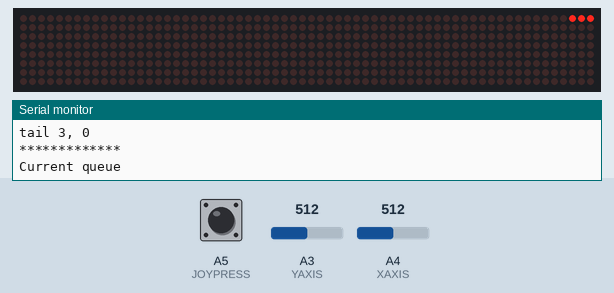
The sketch below on a simulated Arduino Uno, built with avr-gcc and run on an emulated ATmega328P. Shown: 64×8 LED matrix, the last lines printed to the serial monitor. The inputs (shaded band) are chosen by the test bench; at power-on: A4 (XAXIS) = 512, A3 (YAXIS) = 512, A5 (JOYPRESS) HIGH.

Above: at 1.2 s.
1.3 s: A4 (XAXIS) set to 5
At 3.4 s:
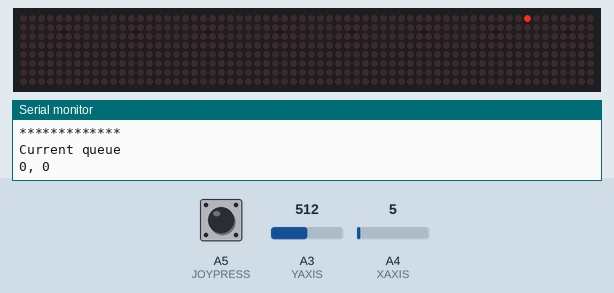
3.7 s: A3 (YAXIS) set to 997
5.2 s: A3 (YAXIS) set to 1016
At 5.64 s:
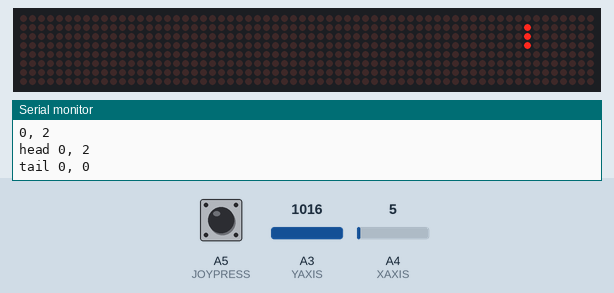
7.2 s: A4 (XAXIS) set to 998
8.7 s: A4 (XAXIS) set to 1023
At 9.1 s:
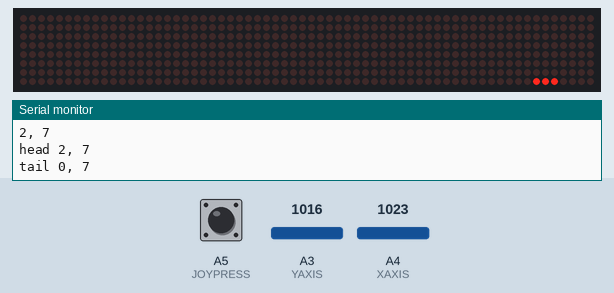
10.6 s: A3 (YAXIS) set to 5
At 11.14 s:
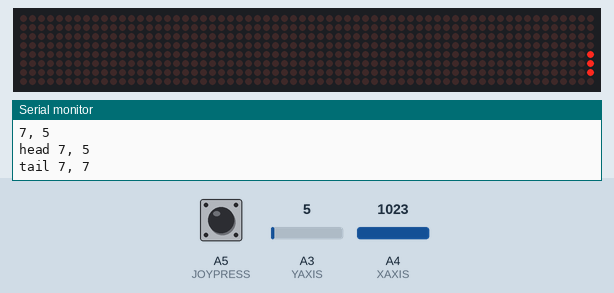
Timing chart, 0 to 13.6 s (numbered marks = the images above; inputs shaded):
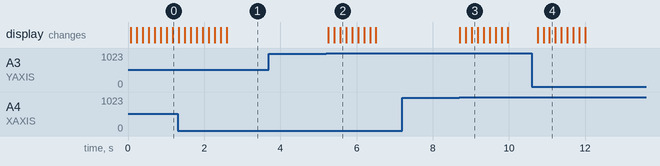

Measured:
- the behaviour switches between 1015 and 1016 on A3 (YAXIS) (found by bisection; images 1 and 2)
- the behaviour switches between 1015 and 1016 on A4 (XAXIS) (found by bisection; images 2 and 3)
- after the input at 1.3 s, the display: first differs from a run without the input after 0.19 s (image 1 shows a later state)
- after the input at 5.2 s, the display: first changes after 0.05 s (image 2 shows a later state)
- after the input at 8.7 s, the display: first changes at once (image 3 shows a later state)
- after the input at 10.6 s, the display: first changes after 0.15 s (image 4 shows a later state)

The sketch:

snAAkos.ino
```cpp
//snakeDir="same direction" as the direction before so if the jostick goes to normal the last direction is shown
#include <LedControl.h>

#define UP           0
#define RIGHT        1
#define DOWN         2
#define LEFT         3
#define NO_DIRECTION 5
#define DIN         A0
#define CS          A1
#define CLK         A2
#define YAXIS       A3
#define XAXIS       A4
#define JOYPRESS    A5
#define DELAY       75

#define MAX_QUEUE_SIZE 64

struct Coordinate {char x; char y;};

struct Queue3 {Coordinate a; Coordinate b; Coordinate c;};

struct Queue3Arr {
  Coordinate buffer[3];
};

struct FlexQueue {
  int size;
  Coordinate* buffer;
};


////////// BEGIN Queue3
Queue3 newQueue3(Coordinate a, Coordinate b, Coordinate c) {
  return Queue3 {a, b, c};
}

void pushQueue(Queue3* q, Coordinate coord) {
  q->c = q->b;
  q->b = q->a;
  q->a = coord;
}

Coordinate firstInQueue(Queue3* q) {
  return q->c;
}

Coordinate lastInQueue(Queue3* q) {
  return q->a;
}
////////// END Queue3


////////// BEGIN Queue3Arr
Queue3Arr newQueue3Arr(Coordinate a, Coordinate b, Coordinate c) {
  return Queue3Arr {{a, b, c}};
}

void pushQueueReference(Queue3Arr* q, Coordinate coord) {
  q->buffer[2] = q->buffer[1];
  q->buffer[1] = q->buffer[0];
  q->buffer[0] = coord;
}

void pushQueue(Queue3Arr* q, Coordinate coord) {
  for(int i = 2; i > 0; i--) {
    q->buffer[i] = q->buffer[i-1];
  }
  q->buffer[0] = coord;
}

Coordinate firstInQueue(Queue3Arr* q) {
  return q->buffer[2];
}

Coordinate lastInQueue(Queue3Arr* q) {
  return q->buffer[0];
}
////////// END Queue3Arr


////////// BEGIN FlexQueue
FlexQueue newFlexQueue(Coordinate* buffer) {
  return FlexQueue {0, buffer};
}

void pushQueue(FlexQueue* q, Coordinate coord) {
  for(int i = q->size; i > 0; i--) {
    q->buffer[i] = q->buffer[i-1];
  }
  q->buffer[0] = coord;
  q->size++;
}

void popQueue(FlexQueue* q) {
  q->size--;
}

Coordinate firstInQueue(FlexQueue* q) {
  return q->buffer[(q->size) - 1];
}

Coordinate lastInQueue(FlexQueue* q) {
  return q->buffer[0];
}

void printQueue(FlexQueue* q) {
  Serial.println("Current queue");
  for(int i = q->size - 1; i >= 0; i--) {
    Serial.print(q->buffer[i].x, DEC);
    Serial.print(", ");
    Serial.println(q->buffer[i].y, DEC);
  }
}

////////// END FlexQueue


int xValue;
int yValue;
int buttonValue;
int rotation;
int prevButtonValue;
int joyDirection;
int rawJoyDirection;
int addLen;
int snakeDir;
bool headyPlus;
bool headxPlus;
bool headyMinus;
bool headxMinus;
LedControl lc = LedControl(DIN, CLK, CS, 0);

// Queue3 snake;
// Queue3Arr snake;

Coordinate snakeBuffer[MAX_QUEUE_SIZE];
FlexQueue snake;

void setup() {
  pinMode(XAXIS, INPUT);
  pinMode(YAXIS, INPUT);
  pinMode(JOYPRESS, INPUT);
  digitalWrite(JOYPRESS, HIGH);
  digitalWrite(13, HIGH);
  lc.shutdown(0, false);
  lc.setIntensity(0, 0);
  lc.clearDisplay(0);
  Serial.begin(9600);

  // snake = newQueue3({0, 0}, {0, 0}, {0, 0});
  // snake = newQueue3Arr({0, 0}, {0, 0}, {0, 0});
  snake = newFlexQueue(snakeBuffer);
  pushQueue(&snake, Coordinate{ 0, 0 });
  pushQueue(&snake, Coordinate{ 0, 0 });
  pushQueue(&snake, Coordinate{ 0, 0 });

  printQueue(&snake);

  Serial.println("------------ setup done");
  Serial.println((int)snakeBuffer, HEX);
};

int convertJoyToRawDirection(int x, int y) {
  if      (y < 15  ) {return UP   ;}
  else if (x > 1015) {return RIGHT;}
  else if (y > 1015) {return DOWN ;}
  else if (x < 15  ) {return LEFT ;}
  else               {return NO_DIRECTION;}
}

int convertDirection(char rawJoyDirection, char rot) {
  if (rawJoyDirection == NO_DIRECTION) { return NO_DIRECTION; }
  return (rawJoyDirection + rot) % 4;
}

void ledOff(Coordinate coord) {lc.setLed(0, coord.y, coord.x, false);}
void ledOn (Coordinate coord) {lc.setLed(0, coord.y, coord.x, true );}

// TODO Get rid of magic numbers
bool atTopBorder  (Coordinate coord) {return coord.y == 0;}
bool atRightBorder(Coordinate coord) {return coord.x == 7;}
bool atDownBorder (Coordinate coord) {return coord.y == 7;}
bool atLeftBorder (Coordinate coord) {return coord.x == 0;}

Coordinate head;
Coordinate tail;

void moveSnake() {
  head = lastInQueue (&snake);
  tail = firstInQueue(&snake);

  Serial.print("head ");
  Serial.print(head.x,DEC);
  Serial.print(", ");
  Serial.println(head.y,DEC);
  Serial.print("tail ");
  Serial.print(tail.x,DEC);
  Serial.print(", ");
  Serial.println(tail.y,DEC);

  if      (snakeDir==UP   ) {if (atTopBorder  (head)) {head.y++; snakeDir++      ;} head.y--;}
  else if (snakeDir==RIGHT) {if (atRightBorder(head)) {head.x--; snakeDir++      ;} head.x++;}
  else if (snakeDir==DOWN ) {if (atDownBorder (head)) {head.y--; snakeDir = LEFT ;} head.y++;}
  else if (snakeDir==LEFT ) {if (atLeftBorder (head)) {head.x++; snakeDir = UP   ;} head.x--;}

  pushQueue(&snake, head);
  popQueue(&snake);

  ledOff(tail);
  ledOn(head);
}

void loop() {
  Serial.println("*************");

  printQueue(&snake);

  xValue    = analogRead  (XAXIS   );
  yValue    = analogRead  (YAXIS   );
  buttonValue    = digitalRead (JOYPRESS);

  rawJoyDirection = convertJoyToRawDirection(xValue   , yValue    );
  joyDirection    = convertDirection   (rawJoyDirection, rotation);

  if (buttonValue == 0 && prevButtonValue == 1) { rotation++  ;}
  if (buttonValue == 1)               {prevButtonValue     = 1;}
  if (buttonValue != 1)               {prevButtonValue     = 0;}
  if (rotation > 3)                   {rotation            = 0;}
  if (joyDirection != NO_DIRECTION)   {snakeDir = joyDirection;}

  moveSnake();
  delay(DELAY*2);
}
```
